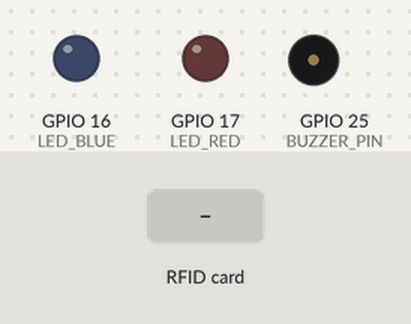
Simulated run of this sketch. Board: ESP32. Shown: output pins drawn as LEDs (lit = HIGH), buzzer (waves = sounding, pin HIGH). The inputs (shaded band) are chosen by the test bench. WiFi joins after 1.5 s; servers stay silent unless stated; uploads are accepted with an empty reply; not simulated (calls return 0 or success): WiFiCredentials.h; what the sketch prints to the serial monitor is not drawn.

Above: at 2.7 s.
2.8 s: RFID card 5E 7A 19 C4 held to the reader
At 4.4 s:
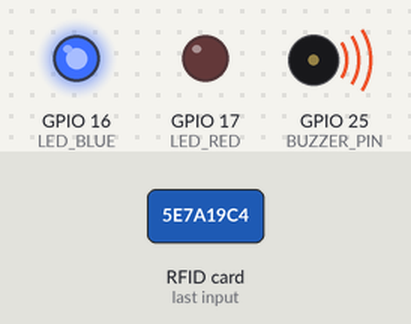
Timing chart, 0 to 6.5 s (numbered marks = the images above; inputs shaded):
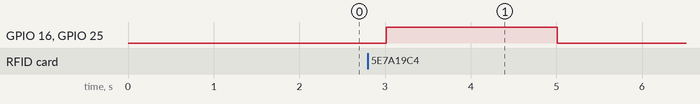

The sketch:

ESP32-RFID.ino
```cpp
//Libraries
#include <SPI.h> //https://www.arduino.cc/en/reference/SPI
#include <MFRC522.h> //https://github.com/miguelbalboa/rfid
#include <WiFi.h>
#include <HTTPClient.h>
#include <iostream>
#include <string>
#include <vector>
#include <sstream>

#include "WiFiCredentials.h"

//Constants
#define SS_PIN 5
#define RST_PIN 0
#define LED_BLUE 16
#define LED_RED 17
#define BUZZER_PIN 25

using namespace std;

// function declaration
vector<int> getRFIDCode(byte *buffer, byte bufferSize);
bool postClockInOut(string serverName, string tagid);

//Variables
MFRC522 rfid = MFRC522(SS_PIN, RST_PIN);
string serverUrl = "http://192.168.0.228:3000/users/working/";

void setup() {
    //Init Serial USB
    Serial.begin(115200);
    Serial.println("Initialize System");

    // Init WiFi lib and connect to network
    WiFi.begin(SSID, PASSWORD);
    Serial.println("Connecting to wifi");
    while(WiFi.status() != WL_CONNECTED) {
        delay(500);
        Serial.print(".");
    }

    Serial.println("");
    Serial.println("Connected to WiFi network with IP Address: ");
    Serial.println(WiFi.localIP());

    SPI.begin();
    rfid.PCD_Init();

    pinMode(LED_BLUE, OUTPUT);
    pinMode(LED_RED, OUTPUT);
    pinMode(BUZZER_PIN, OUTPUT);

    Serial.print("Reader :");
    rfid.PCD_DumpVersionToSerial();
}

void loop() {
    readRFID();
}

//Read RFID card function
void readRFID() {

    // Look for new card and verify if the NUID has been readed
    if (!rfid.PICC_IsNewCardPresent() || !rfid.PICC_ReadCardSerial()) {
        return;
    }

    vector<int> currentRFID = getRFIDCode(rfid.uid.uidByte, rfid.uid.size);

    // Check if RFID has access
    checkRFIDCode(currentRFID);

    // Stop reading PICC
    rfid.PICC_HaltA();

    // Stop encryption on PCD
    rfid.PCD_StopCrypto1();

}

void checkRFIDCode(vector<int> currentRFID) {
    stringstream ss;
    for (auto it = currentRFID.begin(); it != currentRFID.end(); it++)    {
        ss << *it;
    }
    bool isAuthorized = postClockInOut(ss.str());
    letUserIn(isAuthorized);
}

void letUserIn(bool isAuthorized) {
    if (isAuthorized) {
        digitalWrite(LED_BLUE, HIGH);
        digitalWrite(BUZZER_PIN, HIGH);
        delay(2000);
        digitalWrite(LED_BLUE, LOW);
        digitalWrite(BUZZER_PIN, LOW);
    } else {
        digitalWrite(LED_RED, HIGH);
        digitalWrite(BUZZER_PIN, HIGH);
        delay(500);
        digitalWrite(BUZZER_PIN, LOW);
        delay(500);
        digitalWrite(BUZZER_PIN, HIGH);
        delay(500);
        digitalWrite(BUZZER_PIN, LOW);
        delay(500);
        digitalWrite(BUZZER_PIN, HIGH);
        delay(500);
        digitalWrite(BUZZER_PIN, LOW);
        delay(500);
        digitalWrite(LED_RED, LOW);
    }
}

bool postClockInOut(string tagid) {
    if(WiFi.status() == WL_CONNECTED) {
        WiFiClient client;
        HTTPClient http;

        string url = serverUrl + tagid;
        http.begin(client, url.c_str());
        Serial.println(url.c_str());
        http.addHeader("Content-Type", "application/json");

        int httpResponseCode = http.POST("");

        // Free resources
        http.end();

        Serial.println(httpResponseCode);

        if (httpResponseCode >= 200 && httpResponseCode <= 302) {
            return true;
        }
    } else {
        Serial.println("WiFi not connected!");
    }
    return false;
}

vector<int> getRFIDCode(byte *buffer, byte bufferSize) {
    vector<int> currentRFID;
    Serial.print("RFID code: ");
    for (byte i = 0; i < bufferSize; i++) {
        currentRFID.push_back(buffer[i]);
        Serial.print(buffer[i]);
    }
    Serial.println("");
    return currentRFID;
}
```

Measured:
- after the input at 2.8 s, GPIO 16 (LED_BLUE), GPIO 25 (BUZZER_PIN): LOW → HIGH after 0.21 s, → LOW 2.0 s later
